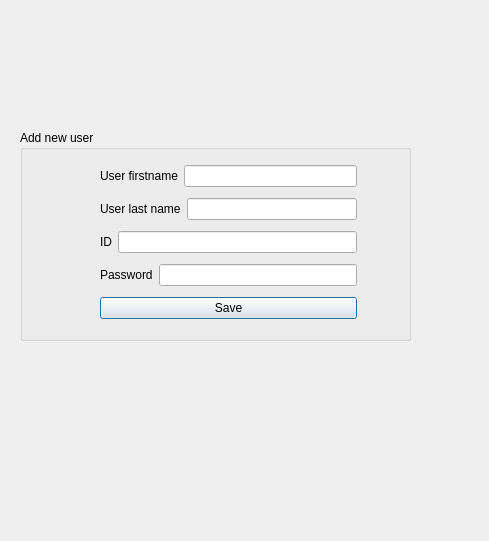
<?xml version="1.0" encoding="UTF-8"?>
<ui version="4.0">
 <class>AdminAddUser</class>
 <widget class="QDialog" name="AdminAddUser">
  <property name="geometry">
   <rect>
    <x>0</x>
    <y>0</y>
    <width>489</width>
    <height>541</height>
   </rect>
  </property>
  <property name="windowTitle">
   <string>Dialog</string>
  </property>
  <widget class="QGroupBox" name="groupBox">
   <property name="geometry">
    <rect>
     <x>20</x>
     <y>130</y>
     <width>391</width>
     <height>211</height>
    </rect>
   </property>
   <property name="title">
    <string>Add new user</string>
   </property>
   <widget class="QWidget" name="layoutWidget">
    <property name="geometry">
     <rect>
      <x>80</x>
      <y>30</y>
      <width>257</width>
      <height>167</height>
     </rect>
    </property>
    <layout class="QVBoxLayout" name="verticalLayout">
     <item>
      <layout class="QHBoxLayout" name="horizontalLayout">
       <item>
        <widget class="QLabel" name="label">
         <property name="text">
          <string>User firstname</string>
         </property>
        </widget>
       </item>
       <item>
        <widget class="QLineEdit" name="lineEdit_AdminAddUserFname"/>
       </item>
      </layout>
     </item>
     <item>
      <layout class="QHBoxLayout" name="horizontalLayout_2">
       <item>
        <widget class="QLabel" name="label_2">
         <property name="text">
          <string>User last name</string>
         </property>
        </widget>
       </item>
       <item>
        <widget class="QLineEdit" name="lineEdit_AdminAddUserLName"/>
       </item>
      </layout>
     </item>
     <item>
      <layout class="QHBoxLayout" name="horizontalLayout_3">
       <item>
        <widget class="QLabel" name="label_3">
         <property name="text">
          <string>ID</string>
         </property>
        </widget>
       </item>
       <item>
        <widget class="QLineEdit" name="lineEdit_adminAddUserId">
         <property name="echoMode">
          <enum>QLineEdit::Password</enum>
         </property>
        </widget>
       </item>
      </layout>
     </item>
     <item>
      <layout class="QHBoxLayout" name="horizontalLayout_4">
       <item>
        <widget class="QLabel" name="label_4">
         <property name="text">
          <string>Password</string>
         </property>
        </widget>
       </item>
       <item>
        <widget class="QLineEdit" name="lineEdit_AdminAddUserPassword">
         <property name="echoMode">
          <enum>QLineEdit::Password</enum>
         </property>
        </widget>
       </item>
      </layout>
     </item>
     <item>
      <widget class="QPushButton" name="pushButton_AdminAddUserSave">
       <property name="text">
        <string>Save</string>
       </property>
      </widget>
     </item>
    </layout>
   </widget>
  </widget>
 </widget>
 <resources/>
 <connections/>
</ui>
